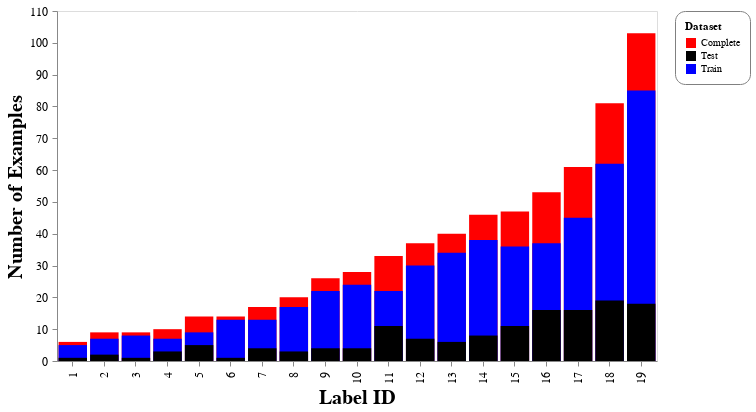

The notebook cell this image was saved under:
### Code cell
chart

### Figure 1 — Vega-Lite specification as saved in the notebook (floating-point values rounded to 4 significant figures)
{"data": {"name": "data-d94bd16c8e0b0c9e59f98901072845e0"}, "mark": {"type": "bar", "color": "grey"}, "config": {"axis": {"labelFontSize": 12, "labelLimit": 500, "labelPadding": 5, "titleFontSize": 20}, "axisY": {"grid": false}, "header": {"labelFontSize": 15, "titleFontSize": 20}, "legend": {"cornerRadius": 10, "fillColor": "white", "padding": 10, "strokeColor": "gray"}}, "encoding": {"color": {"type": "nominal", "field": "Dataset", "scale": {"range": ["red", "black", "blue"]}}, "x": {"type": "ordinal", "field": "Label", "sort": "ascending", "title": "Label ID"}, "y": {"type": "quantitative", "field": "Sum", "stack": null, "title": "Number of Examples"}}, "height": 350, "resolve": {"scale": {"x": "independent"}}, "width": 600, "$schema": "https://vega.github.io/schema/vega-lite/v4.8.1.json", "datasets": {"data-d94bd16c8e0b0c9e59f98901072845e0": [{"Label": 1, "Dataset": "Complete", "Sum": 6}, {"Label": 2, "Dataset": "Complete", "Sum": 9}, {"Label": 3, "Dataset": "Complete", "Sum": 9}, {"Label": 4, "Dataset": "Complete", "Sum": 10}, {"Label": 5, "Dataset": "Complete", "Sum": 14}, {"Label": 6, "Dataset": "Complete", "Sum": 14}, {"Label": 7, "Dataset": "Complete", "Sum": 17}, {"Label": 8, "Dataset": "Complete", "Sum": 20}, {"Label": 9, "Dataset": "Complete", "Sum": 26}, {"Label": 10, "Dataset": "Complete", "Sum": 28}, {"Label": 11, "Dataset": "Complete", "Sum": 33}, {"Label": 12, "Dataset": "Complete", "Sum": 37}, {"Label": 13, "Dataset": "Complete", "Sum": 40}, {"Label": 14, "Dataset": "Complete", "Sum": 46}, {"Label": 15, "Dataset": "Complete", "Sum": 47}, {"Label": 16, "Dataset": "Complete", "Sum": 53}, {"Label": 17, "Dataset": "Complete", "Sum": 61}, {"Label": 18, "Dataset": "Complete", "Sum": 81}, {"Label": 19, "Dataset": "Complete", "Sum": 103}, {"Label": 1, "Dataset": "Train", "Sum": 5}, {"Label": 2, "Dataset": "Train", "Sum": 7}, {"Label": 3, "Dataset": "Train", "Sum": 8}, {"Label": 4, "Dataset": "Train", "Sum": 7}, {"Label": 5, "Dataset": "Train", "Sum": 9}, {"Label": 6, "Dataset": "Train", "Sum": 13}, {"Label": 7, "Dataset": "Train", "Sum": 13}, {"Label": 8, "Dataset": "Train", "Sum": 17}, {"Label": 9, "Dataset": "Train", "Sum": 22}, {"Label": 10, "Dataset": "Train", "Sum": 24}, {"Label": 11, "Dataset": "Train", "Sum": 22}, {"Label": 12, "Dataset": "Train", "Sum": 30}, {"Label": 13, "Dataset": "Train", "Sum": 34}, {"Label": 14, "Dataset": "Train", "Sum": 38}, {"Label": 15, "Dataset": "Train", "Sum": 36}, {"Label": 16, "Dataset": "Train", "Sum": 37}, {"Label": 17, "Dataset": "Train", "Sum": 45}, {"Label": 18, "Dataset": "Train", "Sum": 62}, {"Label": 19, "Dataset": "Train", "Sum": 85}, {"Label": 1, "Dataset": "Test", "Sum": 1}, {"Label": 2, "Dataset": "Test", "Sum": 2}, {"Label": 3, "Dataset": "Test", "Sum": 1}, {"Label": 4, "Dataset": "Test", "Sum": 3}, {"Label": 5, "Dataset": "Test", "Sum": 5}, {"Label": 6, "Dataset": "Test", "Sum": 1}, {"Label": 7, "Dataset": "Test", "Sum": 4}, {"Label": 8, "Dataset": "Test", "Sum": 3}, {"Label": 9, "Dataset": "Test", "Sum": 4}, {"Label": 10, "Dataset": "Test", "Sum": 4}, {"Label": 11, "Dataset": "Test", "Sum": 11}, {"Label": 12, "Dataset": "Test", "Sum": 7}, {"Label": 13, "Dataset": "Test", "Sum": 6}, {"Label": 14, "Dataset": "Test", "Sum": 8}, {"Label": 15, "Dataset": "Test", "Sum": 11}, {"Label": 16, "Dataset": "Test", "Sum": 16}, {"Label": 17, "Dataset": "Test", "Sum": 16}, {"Label": 18, "Dataset": "Test", "Sum": 19}, {"Label": 19, "Dataset": "Test", "Sum": 18}]}}
